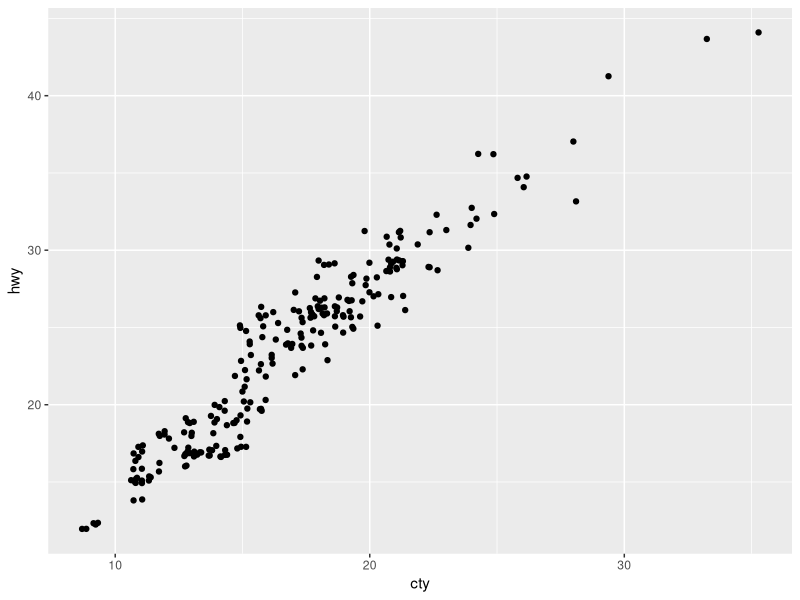
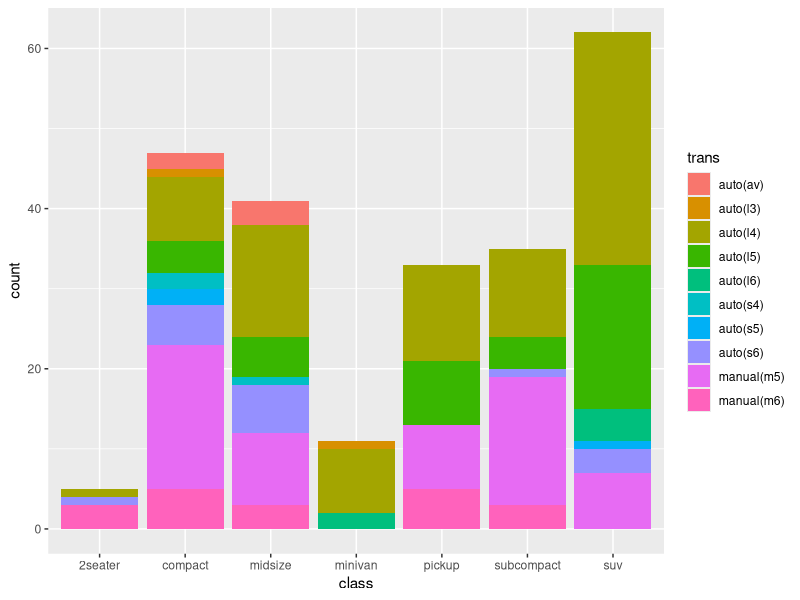

These figures' R source, in order:
## ---- chunk 1
knitr::opts_chunk$set(echo = TRUE)
library(tidyverse)
library(maps)
## ---- chunk 2

## ---- chunk 3

## ---- chunk 4

## ---- chunk 5

ggplot(data = mpg, mapping = aes(x = cty, y = hwy)) + 
  geom_jitter()

## ---- chunk 6
ggplot(mpg)+
  geom_bar(aes(x = class, fill = trans))



## ---- chunk 7

